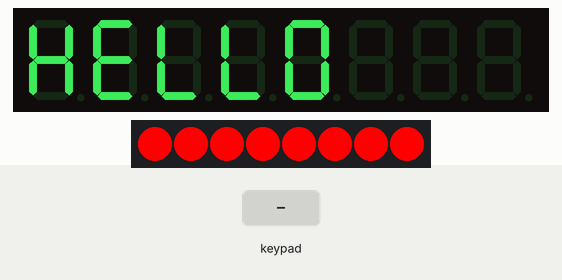
Recording of a sketch running on a simulated Arduino Uno, built with avr-gcc and run on an emulated ATmega328P. Shown: 8-digit seven-segment display, 8 RGB LEDs in strip order, left to right. The test bench sets the inputs (shaded band). What the sketch prints to the serial monitor is not drawn.

Above: at 1.2 s.

The sketch:

TM1638_display.ino
```cpp
#include <TM1638.h>

// Letras em display de 7 segmentos
#define A 0b01110111
#define B 0b01111100
#define C 0b00111001
#define D 0b01011110
#define E 0b01111001
#define F 0b01110001
#define G 0b00111101
#define H 0b01110110
#define I 0b00000110
#define J 0b00011110
#define L 0b00111000
#define N 0b01010100
#define O 0b00111111
#define P 0b01110011
#define R 0b01010000
#define S 0b01101101
#define T 0b01111000
#define U 0b00111110
#define Y 0b01101110

const int stb = 9;
const int clk = 8;
const int dio = 10;

TM1638 display(clk, dio, stb);

void setup() {
  Serial.begin(9600);

  // Limpa tudo
  display.reset();

  // Brilho máximo
  display.displaySetBrightness(PULSE14_16);

  //display para letras sem ser hexadecimal
  display.displayDig(3, O);
  display.displayDig(4, L);
  display.displayDig(5, L);
  display.displayDig(6, E);
  display.displayDig(7, H);

  // Display para numeros e letras hexadecimal
  /*display.displayVal(0, 0);
  display.displayVal(1, 25);
  display.displayVal(2, 1);
  display.displayVal(3, 7);
  display.displayVal(4, 0);
  display.displayVal(5, 21);
  display.displayVal(6, 14);
  display.displayVal(7, 19);*/

  // Acende os 8 LEDs
  display.writeLeds(0b11111111);

  Serial.println("TM1638 iniciado!");
  Serial.println("Displays: 12345678");
  Serial.println("LEDs: todos acesos");
  Serial.println("Pressione os botoes...");
}

void loop() {

  // Lê os 8 botões
  uint8_t botoes = display.getButtons();

  if (botoes != 0) {

    Serial.print("Botoes pressionados: ");

    for (int i = 0; i < 8; i++) {
      if (botoes & (1 << i)) {
        Serial.print("S");
        Serial.print(i + 1);
        Serial.print(" ");
      }
    }

    Serial.println();
  }

  delay(100);
}
```
